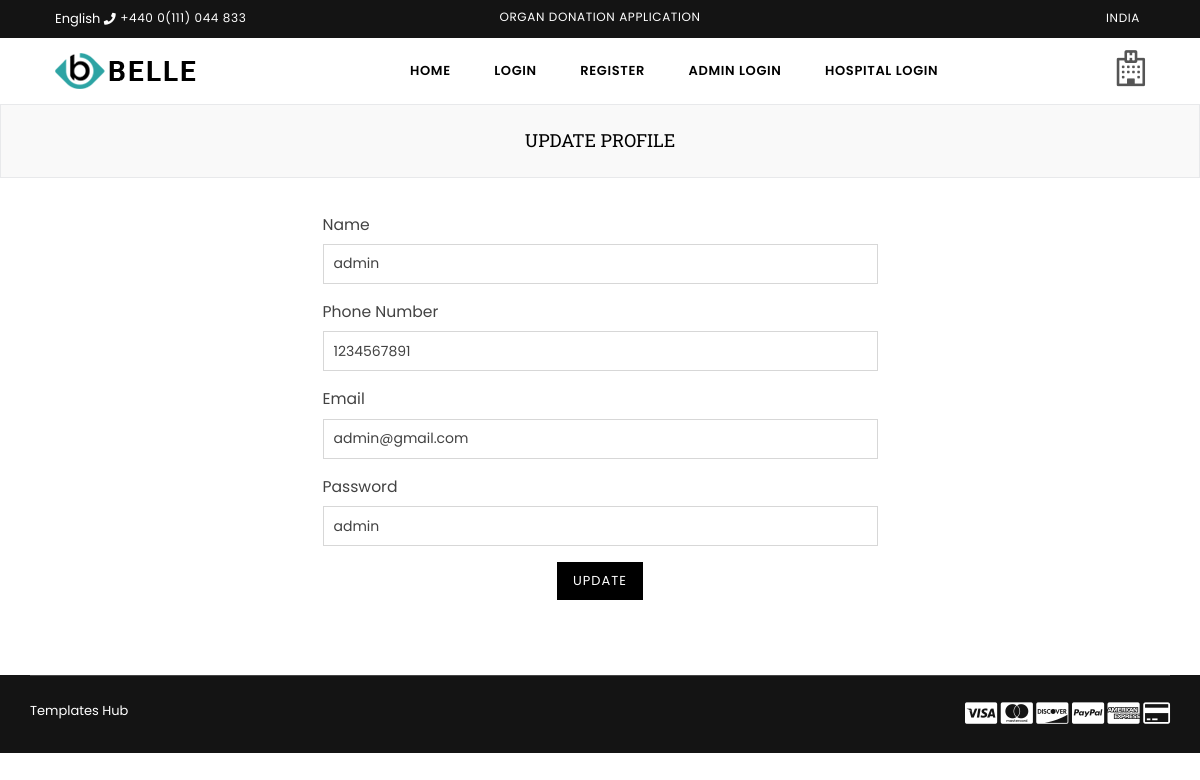
Page /edit_users/1/ on the committed database.
### Customer/models.py (models this page shows, shortened)
class Customer(models.Model):
    Name = models.CharField(max_length=50)
    PhoneNumber = models.CharField(max_length=10)
    CustomerEmail = models.EmailField(unique=True)
    CustomerPassword = models.CharField(max_length=50)

### Customer/views.py (the view, shortened to what this page needs)
# urls.py: path('edit_users/<int:id>/',views.edit_users,name='edit_users'),
def edit_users(request, id):
    useredit = Customer.objects.get(id=id)
    return render(request, 'profile.html', {'useredit': useredit})

### Customer/templates/profile.html (shortened to what this page needs)
{% load static %}
{%include 'header.html'%}
{% block content %}
    <div id="page-content">
    	<div class="page section-header text-center">
			<div class="page-title">
        		<div class="wrapper"><h1 class="page-width">Update Profile</h1></div>
      		</div>
		</div>
        <div class="container">
        	<div class="row">
                <div class="col-12 col-sm-12 col-md-6 col-lg-6 main-col offset-md-3">
                	<div class="mb-4">
                       <form method="post" action="#" id="CustomerLoginForm" accept-charset="UTF-8" class="contact-form">
                          <div class="row">
	                          <div class="col-12 col-sm-12 col-md-12 col-lg-12">
                                <div class="form-group">
                                    <label for="Name">Name</label>
                                    <input type="text" name="Name" placeholder="Name" id="Name" value="{{useredit.Name}}" required>
                                </div>
                               </div>
                               <div class="col-12 col-sm-12 col-md-12 col-lg-12">
                                <div class="form-group">
                                    <label for="PhoneNumber">Phone Number</label>
                                    <input type="text" name="PhoneNumber" placeholder="PhoneNumber" id="PhoneNumber" autocorrect="off" required value="{{useredit.PhoneNumber}}">
                                </div>
                                </div>
                                <div class="col-12 col-sm-12 col-md-12 col-lg-12">
                                    <div class="form-group">
                                        <label for="CustomerEmail">Email</label>
                                        <input type="email" name="CustomerEmail" placeholder="Email" id="CustomerEmail" autocorrect="off" autocapitalize="off" required value="{{useredit.CustomerEmail}}">
                                    </div>
                                </div>
                                <div class="col-12 col-sm-12 col-md-12 col-lg-12">
                                    <div class="form-group">
                                        <label for="CustomerPassword">Password</label>
                                        <input type="text" value="{{useredit.CustomerPassword }}" name="CustomerPassword" placeholder="Password" id="CustomerPassword" required >
                                    </div>
                                </div>
                          </div>
                          <div class="row">
                            <div class="text-center col-12 col-sm-12 col-md-12 col-lg-12">
                                <input type="submit" class="btn mb-3" value="Update">
                            </div>
                         </div>
                     </form>
                    </div>
               	</div>
            </div>
        </div>
    </div>
{%endblock%}
{%include 'footer.html'%}

### Customer/templates/profile.html (style rules this page uses)
input { background-color: white; }
label { font-size: larger; }

### rows in the picture
Customer: Name "admin", PhoneNumber "1234567891", CustomerEmail "admin@gmail.com", CustomerPassword "admin"
